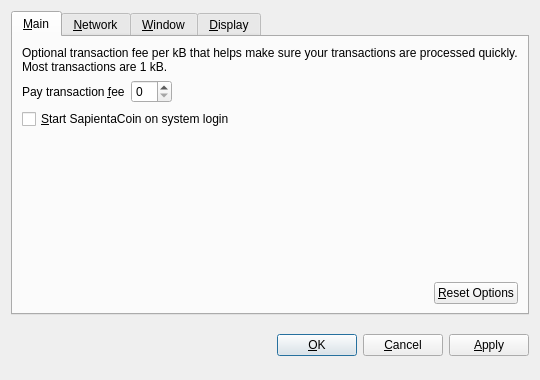
<?xml version="1.0" encoding="UTF-8"?>
<ui version="4.0">
 <class>OptionsDialog</class>
 <widget class="QDialog" name="OptionsDialog">
  <property name="geometry">
   <rect>
    <x>0</x>
    <y>0</y>
    <width>540</width>
    <height>380</height>
   </rect>
  </property>
  <property name="windowTitle">
   <string>Options</string>
  </property>
  <property name="modal">
   <bool>true</bool>
  </property>
  <layout class="QVBoxLayout" name="verticalLayout">
   <item>
    <widget class="QTabWidget" name="tabWidget">
     <property name="tabPosition">
      <enum>QTabWidget::North</enum>
     </property>
     <property name="currentIndex">
      <number>0</number>
     </property>
     <widget class="QWidget" name="tabMain">
      <attribute name="title">
       <string>&amp;Main</string>
      </attribute>
      <layout class="QVBoxLayout" name="verticalLayout_Main">
       <item>
        <widget class="QLabel" name="transactionFeeInfoLabel">
         <property name="text">
          <string>Optional transaction fee per kB that helps make sure your transactions are processed quickly. Most transactions are 1 kB.</string>
         </property>
         <property name="textFormat">
          <enum>Qt::PlainText</enum>
         </property>
         <property name="wordWrap">
          <bool>true</bool>
         </property>
        </widget>
       </item>
       <item>
        <layout class="QHBoxLayout" name="horizontalLayout_1_Main">
         <item>
          <widget class="QLabel" name="transactionFeeLabel">
           <property name="text">
            <string>Pay transaction &amp;fee</string>
           </property>
           <property name="textFormat">
            <enum>Qt::PlainText</enum>
           </property>
           <property name="buddy">
            <cstring>transactionFee</cstring>
           </property>
          </widget>
         </item>
         <item>
          <widget class="BitcoinAmountField" name="transactionFee"/>
         </item>
         <item>
          <spacer name="horizontalSpacer_1_Main">
           <property name="orientation">
            <enum>Qt::Horizontal</enum>
           </property>
           <property name="sizeHint" stdset="0">
            <size>
             <width>40</width>
             <height>20</height>
            </size>
           </property>
          </spacer>
         </item>
        </layout>
       </item>
       <item>
        <widget class="QCheckBox" name="bitcoinAtStartup">
         <property name="toolTip">
          <string>Automatically start SapientaCoin after logging in to the system.</string>
         </property>
         <property name="text">
          <string>&amp;Start SapientaCoin on system login</string>
         </property>
        </widget>
       </item>
       <item>
        <spacer name="verticalSpacer_Main">
         <property name="orientation">
          <enum>Qt::Vertical</enum>
         </property>
         <property name="sizeHint" stdset="0">
          <size>
           <width>20</width>
           <height>40</height>
          </size>
         </property>
        </spacer>
       </item>
       <item>
        <layout class="QHBoxLayout" name="horizontalLayout_2_Main">
         <item>
          <spacer name="horizontalSpacer_2_Main">
           <property name="orientation">
            <enum>Qt::Horizontal</enum>
           </property>
           <property name="sizeHint" stdset="0">
            <size>
             <width>40</width>
             <height>20</height>
            </size>
           </property>
          </spacer>
         </item>
         <item>
          <widget class="QPushButton" name="resetButton">
           <property name="toolTip">
            <string>Reset all client options to default.</string>
           </property>
           <property name="text">
            <string>&amp;Reset Options</string>
           </property>
           <property name="autoDefault">
            <bool>false</bool>
           </property>
          </widget>
         </item>
        </layout>
       </item>
      </layout>
     </widget>
     <widget class="QWidget" name="tabNetwork">
      <attribute name="title">
       <string>&amp;Network</string>
      </attribute>
      <layout class="QVBoxLayout" name="verticalLayout_Network">
       <item>
        <widget class="QCheckBox" name="mapPortUpnp">
         <property name="toolTip">
          <string>Automatically open the SapientaCoin client port on the router. This only works when your router supports UPnP and it is enabled.</string>
         </property>
         <property name="text">
          <string>Map port using &amp;UPnP</string>
         </property>
        </widget>
       </item>
       <item>
        <widget class="QCheckBox" name="connectSocks">
         <property name="toolTip">
          <string>Connect to the SapientaCoin network through a SOCKS proxy (e.g. when connecting through Tor).</string>
         </property>
         <property name="text">
          <string>&amp;Connect through SOCKS proxy:</string>
         </property>
        </widget>
       </item>
       <item>
        <layout class="QHBoxLayout" name="horizontalLayout_Network">
         <item>
          <widget class="QLabel" name="proxyIpLabel">
           <property name="text">
            <string>Proxy &amp;IP:</string>
           </property>
           <property name="textFormat">
            <enum>Qt::PlainText</enum>
           </property>
           <property name="buddy">
            <cstring>proxyIp</cstring>
           </property>
          </widget>
         </item>
         <item>
          <widget class="QValidatedLineEdit" name="proxyIp">
           <property name="maximumSize">
            <size>
             <width>140</width>
             <height>16777215</height>
            </size>
           </property>
           <property name="toolTip">
            <string>IP address of the proxy (e.g. 127.0.0.1)</string>
           </property>
          </widget>
         </item>
         <item>
          <widget class="QLabel" name="proxyPortLabel">
           <property name="text">
            <string>&amp;Port:</string>
           </property>
           <property name="textFormat">
            <enum>Qt::PlainText</enum>
           </property>
           <property name="buddy">
            <cstring>proxyPort</cstring>
           </property>
          </widget>
         </item>
         <item>
          <widget class="QLineEdit" name="proxyPort">
           <property name="maximumSize">
            <size>
             <width>55</width>
             <height>16777215</height>
            </size>
           </property>
           <property name="toolTip">
            <string>Port of the proxy (e.g. 9050)</string>
           </property>
          </widget>
         </item>
         <item>
          <widget class="QLabel" name="socksVersionLabel">
           <property name="text">
            <string>SOCKS &amp;Version:</string>
           </property>
           <property name="textFormat">
            <enum>Qt::PlainText</enum>
           </property>
           <property name="buddy">
            <cstring>socksVersion</cstring>
           </property>
          </widget>
         </item>
         <item>
          <widget class="QValueComboBox" name="socksVersion">
           <property name="toolTip">
            <string>SOCKS version of the proxy (e.g. 5)</string>
           </property>
          </widget>
         </item>
         <item>
          <spacer name="horizontalSpacer_Network">
           <property name="orientation">
            <enum>Qt::Horizontal</enum>
           </property>
           <property name="sizeHint" stdset="0">
            <size>
             <width>40</width>
             <height>20</height>
            </size>
           </property>
          </spacer>
         </item>
        </layout>
       </item>
       <item>
        <spacer name="verticalSpacer_Network">
         <property name="orientation">
          <enum>Qt::Vertical</enum>
         </property>
         <property name="sizeHint" stdset="0">
          <size>
           <width>20</width>
           <height>40</height>
          </size>
         </property>
        </spacer>
       </item>
      </layout>
     </widget>
     <widget class="QWidget" name="tabWindow">
      <attribute name="title">
       <string>&amp;Window</string>
      </attribute>
      <layout class="QVBoxLayout" name="verticalLayout_Window">
       <item>
        <widget class="QCheckBox" name="minimizeToTray">
         <property name="toolTip">
          <string>Show only a tray icon after minimizing the window.</string>
         </property>
         <property name="text">
          <string>&amp;Minimize to the tray instead of the taskbar</string>
         </property>
        </widget>
       </item>
       <item>
        <widget class="QCheckBox" name="minimizeOnClose">
         <property name="toolTip">
          <string>Minimize instead of exit the application when the window is closed. When this option is enabled, the application will be closed only after selecting Quit in the menu.</string>
         </property>
         <property name="text">
          <string>M&amp;inimize on close</string>
         </property>
        </widget>
       </item>
       <item>
        <spacer name="verticalSpacer_Window">
         <property name="orientation">
          <enum>Qt::Vertical</enum>
         </property>
         <property name="sizeHint" stdset="0">
          <size>
           <width>20</width>
           <height>40</height>
          </size>
         </property>
        </spacer>
       </item>
      </layout>
     </widget>
     <widget class="QWidget" name="tabDisplay">
      <attribute name="title">
       <string>&amp;Display</string>
      </attribute>
      <layout class="QVBoxLayout" name="verticalLayout_Display">
       <item>
        <layout class="QHBoxLayout" name="horizontalLayout_1_Display">
         <item>
          <widget class="QLabel" name="langLabel">
           <property name="text">
            <string>User Interface &amp;language:</string>
           </property>
           <property name="textFormat">
            <enum>Qt::PlainText</enum>
           </property>
           <property name="buddy">
            <cstring>lang</cstring>
           </property>
          </widget>
         </item>
         <item>
          <widget class="QValueComboBox" name="lang">
           <property name="toolTip">
            <string>The user interface language can be set here. This setting will take effect after restarting SapientaCoin.</string>
           </property>
          </widget>
         </item>
        </layout>
       </item>
       <item>
        <layout class="QHBoxLayout" name="horizontalLayout_2_Display">
         <item>
          <widget class="QLabel" name="unitLabel">
           <property name="text">
            <string>&amp;Unit to show amounts in:</string>
           </property>
           <property name="textFormat">
            <enum>Qt::PlainText</enum>
           </property>
           <property name="buddy">
            <cstring>unit</cstring>
           </property>
          </widget>
         </item>
         <item>
          <widget class="QValueComboBox" name="unit">
           <property name="toolTip">
            <string>Choose the default subdivision unit to show in the interface and when sending coins.</string>
           </property>
          </widget>
         </item>
        </layout>
       </item>
       <item>
        <widget class="QCheckBox" name="displayAddresses">
         <property name="toolTip">
          <string>Whether to show SapientaCoin addresses in the transaction list or not.</string>
         </property>
         <property name="text">
          <string>&amp;Display addresses in transaction list</string>
         </property>
        </widget>
       </item>
       <item>
        <widget class="QCheckBox" name="coinControlFeatures">
         <property name="toolTip">
          <string>Whether to show coin control features or not.</string>
         </property>
         <property name="text">
          <string>Display coin &amp;control features (experts only!)</string>
         </property>
        </widget>
       </item>
       <item>
        <spacer name="verticalSpacer_Display">
         <property name="orientation">
          <enum>Qt::Vertical</enum>
         </property>
         <property name="sizeHint" stdset="0">
          <size>
           <width>20</width>
           <height>40</height>
          </size>
         </property>
        </spacer>
       </item>
      </layout>
     </widget>
    </widget>
   </item>
   <item>
    <layout class="QHBoxLayout" name="horizontalLayout_Buttons">
     <item>
      <spacer name="horizontalSpacer_1">
       <property name="orientation">
        <enum>Qt::Horizontal</enum>
       </property>
       <property name="sizeHint" stdset="0">
        <size>
         <width>40</width>
         <height>48</height>
        </size>
       </property>
      </spacer>
     </item>
     <item>
      <widget class="QLabel" name="statusLabel">
       <property name="font">
        <font>
         <weight>75</weight>
         <bold>true</bold>
        </font>
       </property>
       <property name="text">
        <string/>
       </property>
       <property name="textFormat">
        <enum>Qt::PlainText</enum>
       </property>
       <property name="wordWrap">
        <bool>true</bool>
       </property>
      </widget>
     </item>
     <item>
      <spacer name="horizontalSpacer_2">
       <property name="orientation">
        <enum>Qt::Horizontal</enum>
       </property>
       <property name="sizeHint" stdset="0">
        <size>
         <width>40</width>
         <height>48</height>
        </size>
       </property>
      </spacer>
     </item>
     <item>
      <widget class="QPushButton" name="okButton">
       <property name="text">
        <string>&amp;OK</string>
       </property>
      </widget>
     </item>
     <item>
      <widget class="QPushButton" name="cancelButton">
       <property name="text">
        <string>&amp;Cancel</string>
       </property>
       <property name="autoDefault">
        <bool>false</bool>
       </property>
      </widget>
     </item>
     <item>
      <widget class="QPushButton" name="applyButton">
       <property name="text">
        <string>&amp;Apply</string>
       </property>
       <property name="autoDefault">
        <bool>false</bool>
       </property>
      </widget>
     </item>
    </layout>
   </item>
  </layout>
 </widget>
 <customwidgets>
  <customwidget>
   <class>BitcoinAmountField</class>
   <extends>QSpinBox</extends>
   <header>bitcoinamountfield.h</header>
  </customwidget>
  <customwidget>
   <class>QValueComboBox</class>
   <extends>QComboBox</extends>
   <header>qvaluecombobox.h</header>
  </customwidget>
  <customwidget>
   <class>QValidatedLineEdit</class>
   <extends>QLineEdit</extends>
   <header>qvalidatedlineedit.h</header>
  </customwidget>
 </customwidgets>
 <resources/>
 <connections/>
</ui>
